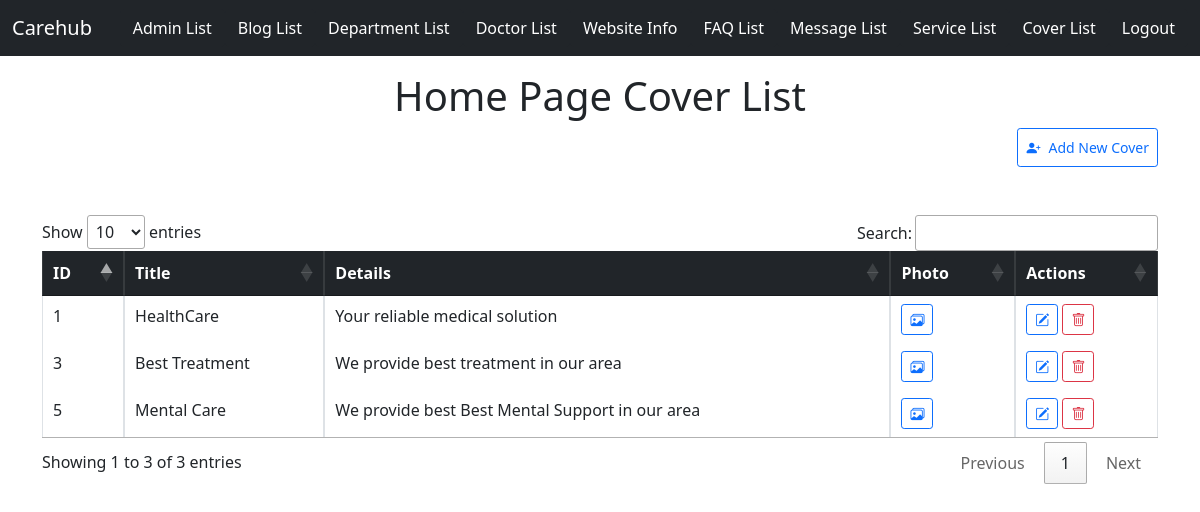
/cover.php (signed in), run on the app's committed database.
### tables this page shows
CREATE TABLE `cover` (
  `id` int(11) NOT NULL,
  `title` varchar(255) NOT NULL,
  `details` varchar(255) NOT NULL
);

### cover.php (the view, shortened to what this page needs)
<?php include "./db.php"?>
<?php include "./admin-header.php";  include "./success-alert.php";  include "./error-alert.php"; ?>
<div class="container overflow-auto">
    <h1 class="text-center mt-3">Home Page Cover List </h1>
    <button id="add-cover" class="float-end mb-5 py-2 btn btn-sm btn-outline-primary"> <i
            class="bi bi-person-plus-fill pe-2"></i>Add New Cover</button>
    <table id="table" class="table table-bordered table-hover table-sm text-sm">
        <thead class="table-dark">
            <tr>
                <th>ID</th>
                <th class="text-break">Title</th>
                <th class="text-break">Details</th>
                <th>Photo</th>
                <th>Actions</th>
            </tr>
        </thead>
        <tbody>
            <?php
                $sql = "SELECT * from cover";
                $result = mysqli_query($conn, $sql);
               while($row = mysqli_fetch_assoc($result)){
            ?>
            <tr>
                <td><?php echo $row['id']?></td>
                <td><?php echo $row['title']?></td>
                <td><?php echo $row['details']?></td>
                <td>
                    <button class="addimg bi bi-images btn btn-sm btn-outline-primary"></button>
                </td>
                <td>
                    <button class="update bi bi-pencil-square btn btn-sm btn-outline-primary"></button>
                    <button class="delete bi bi-trash btn btn-sm btn-outline-danger"></button>
                </td>
            </tr>
            <?php }?>
        </tbody>
    </table>
</div>
<?php include "./admin-footer.php" ?>

### data on the page
cover: id "1", title "HealthCare", details "Your reliable medical solution"
cover: id "3", title "Best Treatment", details "We provide best treatment in our area"
cover: id "5", title "Mental Care", details "We provide best Best Mental Support in our area"
